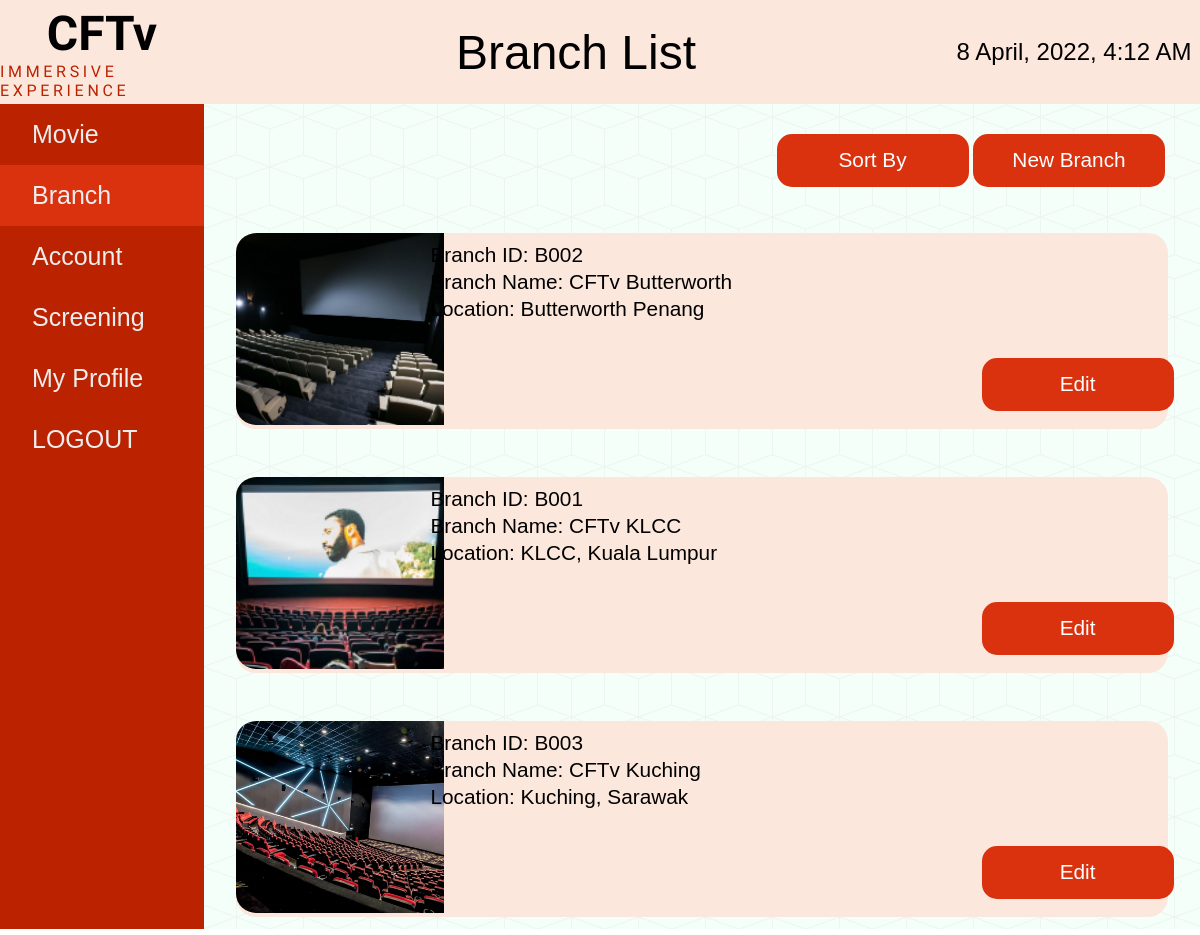
Page /branchList.php (signed in) on the committed database.
### tables this page shows
CREATE TABLE `branch` (
  `br_id` int(11) NOT NULL,
  `branch_id` varchar(30) NOT NULL,
  `branch_name` varchar(300) NOT NULL,
  `branch_address` varchar(300) NOT NULL,
  `branch_image` varchar(300) DEFAULT NULL,
  `no_of_halls` int(11) NOT NULL,
  `hall_id` int(11) NOT NULL,
  `screening_id` int(11) DEFAULT NULL
);

### branchList.php (the view, shortened to what this page needs)
<?php
require_once 'config.php';
$fetch_branches = mysqli_query($connect, "select * from branch GROUP BY branch_name");
?>
<!DOCTYPE html>
<html lang="en">
	<head>
		<link rel="stylesheet" href="./styles/style.css" />
	</head>
	<body>
		<div class="navbar">
			<div class="logo">
				<h1>CFTv</h1>
				<p>IMMERSIVE EXPERIENCE</p>
			</div>
			<div class="heading">
				<h1>Branch List</h1>
			</div>
			<div class="date">
				<h2><?php echo date("j F, Y, g:i A") ?></h2>
			</div>
		</div>
		<div class="draw-body">
			<div class="drawer">
				<li><a href="./movieList.php">Movie</a></li>
				<li class="active"><a href="./branchList.php">Branch</a></li>
				<li><a href="./account-list.php">Account</a></li>
				<li><a href="./screenList.php">Screening</a></li>
				<li><a href="./profile.php">My Profile</a></li>
				<li><a href="branchList.php?logout" title="Log Out">LOGOUT</a></li>
			</div>
			<div class="content">
				<div class="button-b">
					<form method="post" action="#" style="display: inline;">
						<button type="submit" name="sort_branch">Sort By</button>
					</form>
					<button><a href="./addBranch.php">New Branch</a></button>
				</div>
				<div class="main">
					 <?php
              while($branch = mysqli_fetch_assoc($fetch_branches)){
             ?>
					<div class="box-account">
						<div class="image">
							<img src="./images/<?php echo $branch['branch_image']; ?>" alt="user-image" />
						</div>
						<div class="left">
							<li>Branch ID: <?php echo $branch['branch_id']; ?></li>
							<li>Branch Name: <?php echo $branch['branch_name']; ?></li>
							<li>Location: <?php echo $branch['branch_address']; ?></li>
						</div>
						<button class="br_ed_btn"><a href="branchEdit.php?id=<?php echo $branch['branch_id']; ?>&br_id=<?php echo $branch['br_id']; ?>">Edit</a></button>
					</div>
					<br>
			<?php
		} ?>
				</div>
			</div>
		</div>
	</body>
</html>

### styles/style.css (style rules this page uses)
* { margin: 0; padding: 0; box-sizing: border-box; }
body { min-height: 100vh; font-family: 'Gill Sans', 'Gill Sans MT', Calibri, 'Trebuchet MS', sans-serif; }
.navbar { height: 13vh; display: grid; grid-template-columns: 17% auto 21%; background-color: #fce7dc; }
.navbar .logo, .heading, .date { display: flex; flex-direction: column; min-width: 100%; min-height: 100%; align-items: center; justify-content: center; }
.navbar .logo h1 { font-family: "Rajdhani"; font-size: 3rem; }
.navbar .logo p { font-family: "Rajdhani"; letter-spacing: 0.23rem; color: #ba2200; }
.navbar .heading h1 { font-size: 3rem; font-weight: 500; }
.navbar .date h2 { font-weight: 500; }
.draw-body { min-height: 87vh; display: grid; grid-template-columns: 17% auto; }
.draw-body .drawer { background-color: #ba2200; min-width: 100%; display: flex; flex-direction: column; font-size: 25px; }
.draw-body .drawer li { padding: 1rem 0; list-style: none; cursor: pointer; }
.draw-body .drawer .active { background-color: #da310f; }
.draw-body .drawer li a { padding-left: 2rem; text-decoration: none; color: #ededed; }
.draw-body .content { background-color: #f5fffa; background-image: url('../images/cubes.png'); display: grid; grid-template-rows: 12% auto; }
.draw-body .content button { height: 3.3rem; width: 12rem; border-radius: 15px; font-size: 1.3rem; background-color: #da310f; color: #fff; font-weight: 500; border: none; cursor: pointer; }
.content .main .box-account { background-color: #fce7dc; border-radius: 20px; margin: 0 2rem auto 2rem; padding: 2rem; width: auto; display: grid; grid-template-columns: 20% 60% auto; }
.content .main .box-account .image { display: flex; align-items: center; justify-content: center; }
.content .main .box-account .image img { width: 13rem; height: 12rem; }
.content .main .box-account li { list-style: none; font-size: 1.3rem; margin-bottom: 0.1rem; padding-bottom: 0.1rem; padding-left: 0.5rem; }

### branchList.php (style rules this page uses)
.content .main .box-account .image { display: flow-root; }
a { text-decoration: none; color: white; }
img { border-radius: 10% 0% 0% 10%; }
.content .main .box-account { padding: 0px !important; margin-top: 30px !important; }
button.br_ed_btn { margin-top: 125px; }
.left { padding-top: 10px; }
.button-b { float: right; text-align: right; margin: 30px 35px 10px 10px; }

### rows in the picture
branch: branch_image (picture), branch "B002", branch_name "CFTv Butterworth", branch_address "Butterworth Penang"
branch: branch_image (picture), branch "B001", branch_name "CFTv KLCC", branch_address "KLCC, Kuala Lumpur"
branch: branch_image (picture), branch "B003", branch_name "CFTv Kuching", branch_address "Kuching, Sarawak"
